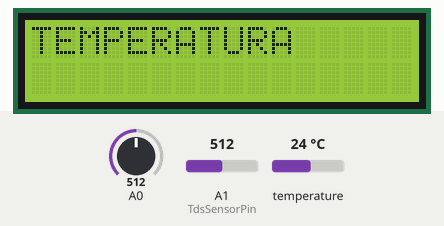
The sketch below on a simulated Arduino Uno, built with avr-gcc and run on an emulated ATmega328P. Parts: 16×2 character LCD. The test bench sets the inputs (shaded band); at power-on: A0 = 512, A1 (TdsSensorPin) = 512, temperature 24 °C. What the sketch prints to the serial monitor is not drawn.

Above: at 2.2 s.
At 5.7 s:
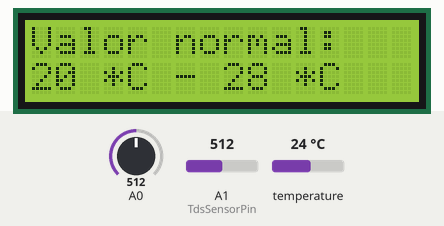
At 9.7 s:
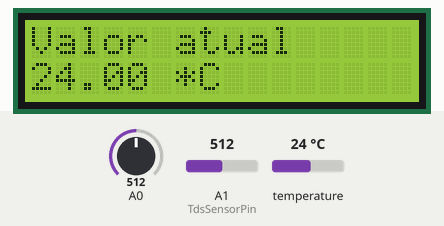
At 16.3 s:
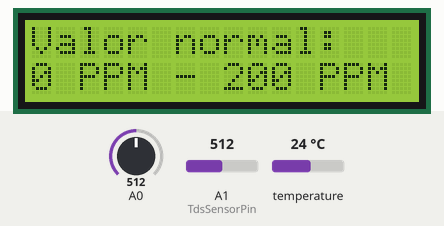
At 23.3 s:
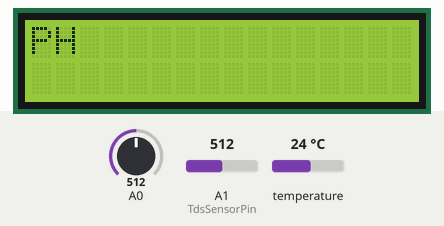
At 30.8 s:
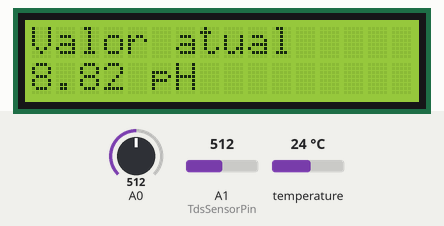

The sketch:

finalCode.ino
```cpp
#include <OneWire.h>
#include <DallasTemperature.h>
//Carrega a biblioteca LiquidCrystal
#include <LiquidCrystal.h>

//Define os pinos que serão utilizados para ligação ao display
LiquidCrystal lcd(12, 11, 5, 4, 3, 2);
//Temperatura
#define ONE_WIRE_BUS 13
DeviceAddress sensor1;
// Setup a oneWire
OneWire oneWire(ONE_WIRE_BUS);
float temperatura;
DallasTemperature sensors(&oneWire);

//https://wiki.keyestudio.com/KS0429_keyestudio_TDS_Meter_V1.0
#include <GravityTDS.h>
GravityTDS gravityTds;
#define TdsSensorPin A1
#define VREF 5.0 // analog reference voltage(Volt) of the ADC
#define SCOUNT 30 // sum of sample point
int analogBuffer[SCOUNT]; // store the analog value in the array, read from ADC
int analogBufferTemp[SCOUNT];
int analogBufferIndex = 0, copyIndex = 0;
float mediaVoltagem = 0, valorTds = 0;

//SENSOR DE PH https://www.electroniclinic.com/arduino-libraries-download-and-projects-they-are-used-in-project-codes/
float calibration_value = 23.34; //valor para calibrar os valores do pH
int phval = 0;
unsigned long int avgval;
int buffer_arr[10], temp;
float ph_act;

void setup()
{
  //CARREGA LCD
  lcd.begin(16, 2);
  ///
  Serial.begin(115200);
    gravityTds.setPin(TdsSensorPin);
    gravityTds.setAref(5.0);  //reference voltage on ADC, default 5.0V on Arduino UNO
    gravityTds.setAdcRange(1024);  //1024 for 10bit ADC;4096 for 12bit ADC
    gravityTds.begin();  //initialization
  sensors.begin();
  if (!sensors.getAddress(sensor1, 0))
{
  Serial.println("Sensores nao encontrados !");
  }


}
void loop()
{
  //TEMPERATURA
  sensors.requestTemperatures();
  temperatura = sensors.getTempCByIndex(0);
  Serial.print("Celsius: ");
  //Printa no terminal a temperatura
  Serial.print(sensors.getTempCByIndex(0));
  Serial.println(sensors.getTempFByIndex(0));
  // CÓDIGO DA DOCUMENTAÇÃO DO SENSOR DE TDS
  gravityTds.setTemperature(temperatura);  // set the temperature and execute temperature compensation
  gravityTds.update();  //sample and calculate
  valorTds = gravityTds.getTdsValue();  // then get the value

  //SENSOR DE PH
  for (int i = 0; i < 10; i++)
  {
    buffer_arr[i] = analogRead(A0);
    delay(30);
  }
  for (int i = 0; i < 9; i++)
  {
    for (int j = i + 1; j < 10; j++)
    {
      if (buffer_arr[i] > buffer_arr[j])
      {
        temp = buffer_arr[i];
        buffer_arr[i] = buffer_arr[j];
        buffer_arr[j] = temp;
      }
    }
  }
  avgval = 0;
  for (int i = 2; i < 8; i++)
    avgval += buffer_arr[i];
  float volt = (float)avgval * 5.0 / 1024 / 6; //CALIBRA VOLTAGEM DO SENSOR DE PH
  volt-=1.5;
  ph_act = -5.70 * volt + calibration_value;//PH ATUAL
  ph_act=ph_act/2;
  Serial.print("pH Val: ");
  Serial.println(ph_act);
  delay(1000);
  printarTela();
}


void printarTelaBoasVindas()
{
  lcd.setCursor(0,0);
  lcd.print("Bem vindo a");
  lcd.setCursor(0,1);
  lcd.print("AMPara");
  delay(5000);
}
void printarTela()
{
  //TEMPERATURA
  lcd.setCursor(0,0);
  lcd.print("TEMPERATURA ");
  delay(3000);
  lcd.clear();
  delay(500);
  lcd.print("Valor normal:");
  lcd.setCursor(0,1);
  lcd.print("20 *C - 28 *C");
  delay(4000);
  lcd.clear();
  lcd.setCursor(0,0);
  lcd.print("Valor atual");
  lcd.setCursor(0,1);
  lcd.print(temperatura);
  lcd.print(" *C");
  delay(3000);
  lcd.clear();
  //TDS
  lcd.setCursor(0,0);
  lcd.print("TDS ");
  delay(3000);
  lcd.clear();
  delay(500);
  lcd.print("Valor normal:");
  lcd.setCursor(0,1);
  lcd.print("0 PPM - 200 PPM");
  delay(4000);
  lcd.clear();
  lcd.setCursor(0,0);
  lcd.print("Valor atual");
  lcd.setCursor(0,1);
  lcd.print(valorTds);
  lcd.print(" ppm");
  delay(3000);
  lcd.clear();
  //PH
  lcd.setCursor(0,0);
  lcd.print("PH ");
  delay(3000);
  lcd.clear();
  delay(500);
  lcd.print("Valor normal:");
  lcd.setCursor(0,1);
  lcd.print("6.5 PH - 7.5 PH");
  delay(4000);
  lcd.clear();
  lcd.setCursor(0,0);
  lcd.print("Valor atual");
  lcd.setCursor(0,1);
  lcd.print(ph_act);
  lcd.print(" pH");
  delay(3000);
  lcd.clear();
}
```

Measured:
- what the display in image 0 shows lasts 3.0 s, from 2.2 s to 5.2 s
- what the display in image 1 shows lasts 4.0 s, from 5.7 s to 9.7 s
